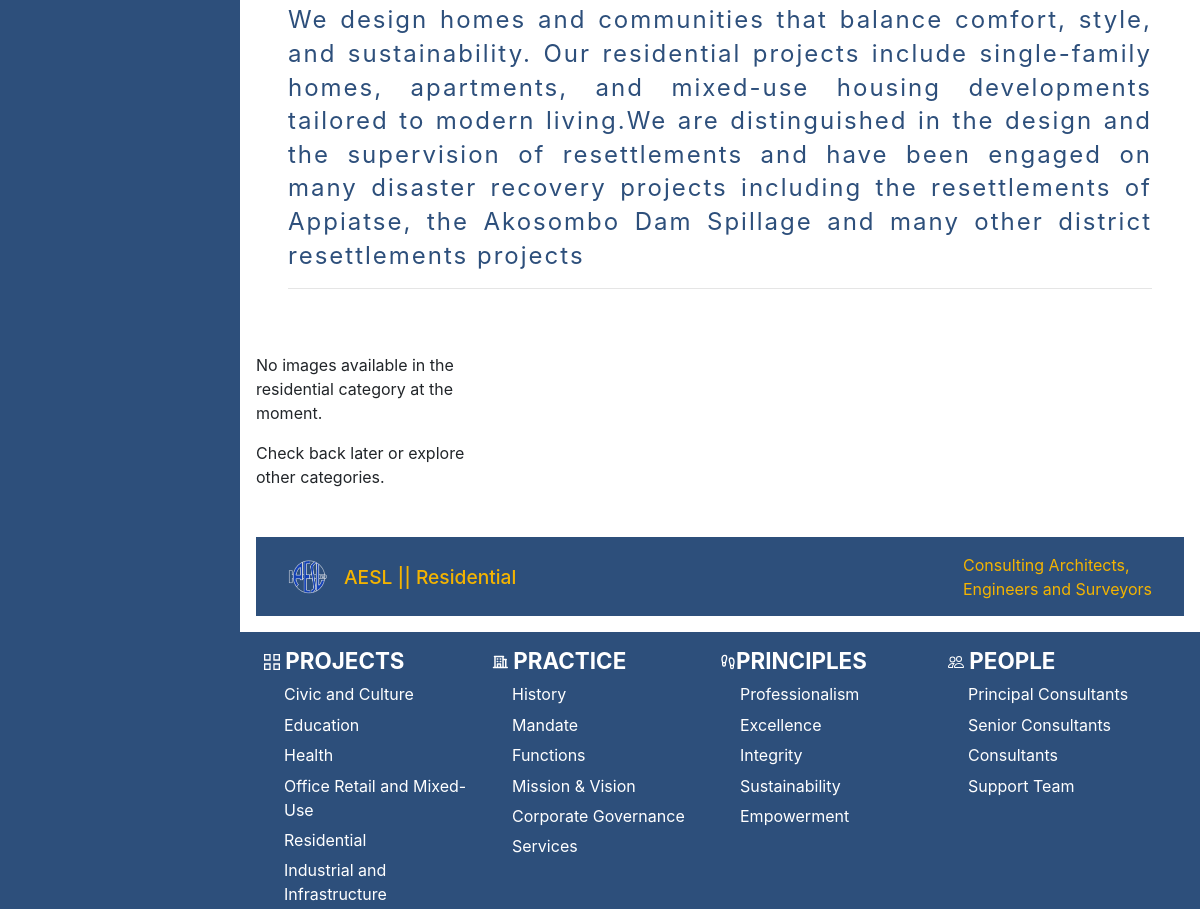
Before: /projects/residential/ (middle part) with the older database file.
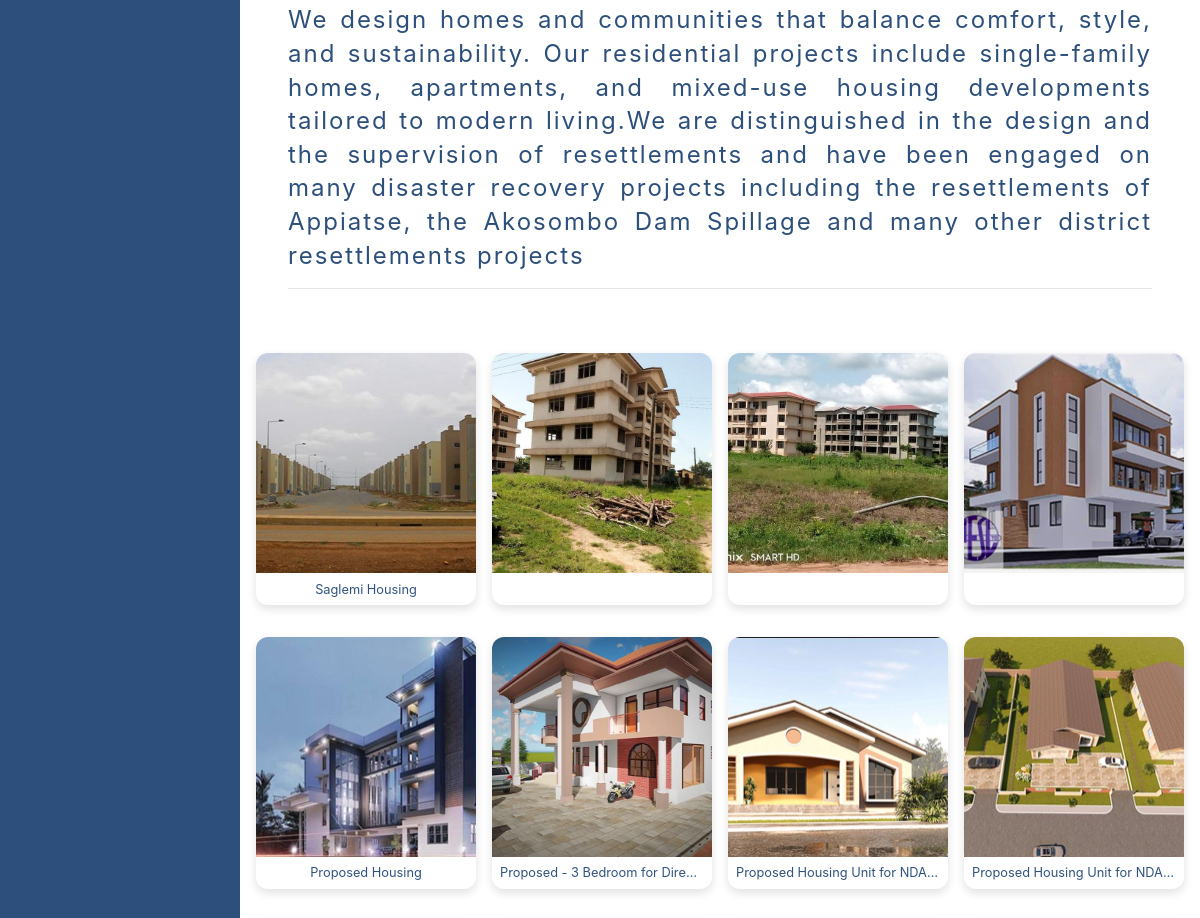
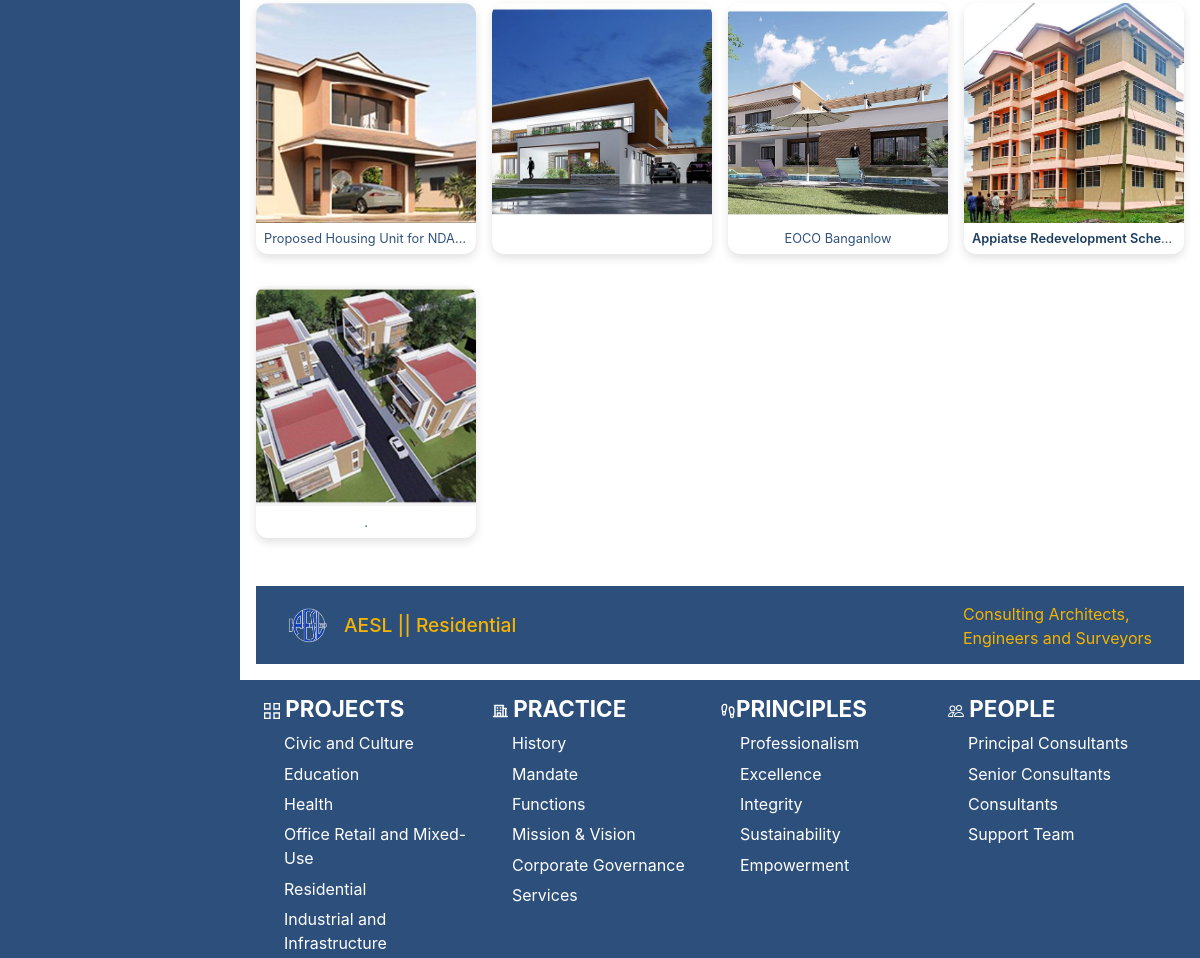
After: the same page with the newer database file (2 pictures, top to bottom).
### frontend/models.py (models this page shows, shortened)
class ProjectGalleryImage(models.Model):
    image = models.ImageField(
        upload_to="projects-gallery/",
        verbose_name="Gallery Image",
        help_text="Upload the main image for the gallery",
        max_length=350,
    )
    related_project = models.ForeignKey(
        Project,
        on_delete=models.SET_NULL,  # or CASCADE — your choice
        null=True,
        blank=True,
        related_name="featured_gallery_images",
        verbose_name="Linked Project (optional)",
        help_text="If this image belongs to one of your projects, link it here. Clicking the image will go to that project page.",
    )
    category = models.CharField(
        max_length=100,
        verbose_name="Category",
        help_text="e.g. Education, Sport and Leisure, Culture, etc.",
        blank=True,
        db_index=True,  # helps with filtering/sorting by category
    )
    alt_text = models.CharField(
        max_length=500,
        verbose_name="Image Alt Text",
        help_text="Descriptive text for accessibility and SEO (screen readers)",
        blank=True,
    )
    uploaded_at = models.DateTimeField(auto_now_add=True, verbose_name="Upload Date")
    is_active = models.BooleanField(
        default=True,
        verbose_name="Visible",
        help_text="Uncheck to hide this image without deleting it",
    )
    class Meta:
        verbose_name = "Project Gallery Image"
        verbose_name_plural = "Project Gallery Images"
        ordering = ["-uploaded_at"]  # newest first
        indexes = [
            models.Index(fields=["category"]),
        ]

class ImageOptimizeMixin:
    IMAGE_MAX_SIZE = (1200, 1200)
    IMAGE_QUALITY = 85

class Project(models.Model, ImageOptimizeMixin):
    title = models.CharField(max_length=200)
    client = models.CharField(max_length=200)
    location = models.CharField(max_length=300, default="Accra")
    picture = models.ImageField(
        upload_to="projects/main_pictures/", blank=True, null=True, max_length=200
    )
    little_text_details = models.TextField()
    project_coordinator = models.CharField(max_length=150)
    project_leaders = models.ManyToManyField(ProjectLeader, related_name="projects")
    other_team_members = models.ManyToManyField(
        ProjectTeamMember, related_name="projects", blank=True
    )
    total_floor_area = models.CharField(max_length=100)
    start_date = models.DateField()
    completed_date = models.DateField(blank=True, null=True)
    job_sheets = models.CharField(max_length=300, blank=True)
    certificate = models.CharField(max_length=300, blank=True)
    category = models.ForeignKey(
        ProjectCategory, on_delete=models.SET_NULL, null=True, related_name="projects"
    )
    created_at = models.DateTimeField(auto_now_add=True)
    slug = models.SlugField(
        max_length=250,
        blank=True,
        help_text="Auto-generated from title for clean URLs",
    )
    def get_absolute_url(self):
        return reverse("project_detail", kwargs={"slug": self.slug})

### frontend/views.py (the view)
# urls.py: path("projects/residential/", ResidentialView.as_view(), name="residential"),
class ResidentialView(View):
    def get(self, request):
        residential_images = ProjectGalleryImage.objects.filter(
            category__iexact="residential",
            is_active=True,  # optional but recommended
        ).order_by("-uploaded_at")  # newest first, or change ordering as you like
        context = {"title": "Residential", "residential_images": residential_images}
        return render(request, "frontend/residential.html", context)

### templates/frontend/residential.html (shortened to what this page needs)
{% extends 'base.html' %} {% load static %} {% block content %}
<section class="projects__text">
    <p>
        We design homes and communities that balance comfort, style, and
        sustainability. Our residential projects include single-family homes,
        apartments, and mixed-use housing developments tailored to modern
        living.We are distinguished in the design and the supervision of
        resettlements and have been engaged on many disaster recovery projects
        including the resettlements of Appiatse, the Akosombo Dam Spillage and
        many other district resettlements projects
    </p>
    <hr />
</section>
<section class="civic__culture-gallery">
    {% if residential_images %}
        {% for image in residential_images %}
            <figure class="culture-card">
                {% if image.related_project and image.related_project.slug %}
                    <a href="{{ image.related_project.get_absolute_url }}" class="gallery-link">
                        <img
                            src="{{ image.image.url }}"
                            alt="{{ image.alt_text|default:image.related_project.title|add:' project image' }}"
                            loading="lazy"
                        />
                    </a>
                {% else %}
                    <img
                        src="{{ image.image.url }}"
                        alt="{{ image.alt_text|default:'industrial infrastructure related project image' }}"
                        loading="lazy"
                    />
                {% endif %}
                <figcaption>
                    {% if image.related_project and image.related_project.slug %}
                        <a href="{{ image.related_project.get_absolute_url }}" class="project-title-link">
                            {{ image.related_project.title }}
                        </a>
                    {% else %}
                        {{ image.alt_text }}
                    {% endif %}
                </figcaption>
            </figure>
        {% endfor %}
    {% else %}
        <div class="no-content">
            <p>No images available in the residential category at the moment.</p>
            <p>Check back later or explore other categories.</p>
        </div>
    {% endif %}
</section>
<section class="page__location">
    <div class="page__flex">
        <img
            src="{% static 'img/aesl_logo.png' %}"
            alt="aesl logo"
            class="info__building-image-large"
        />
        <p>AESL || {{title}}</p>
    </div>
    <p>
        Consulting Architects,<br />
        Engineers and Surveyors
    </p>
</section>
{% endblock content %}

### templates/base.html (shortened to what this page needs)
{% load static %}
<!DOCTYPE html>
<html lang="en">
<head>
  <link rel="stylesheet" href="{% static 'css/main.css' %}" />
  <link
    rel="stylesheet"
    href="https://cdn.jsdelivr.net/npm/bootstrap@4.6.2/dist/css/bootstrap.min.css"
  />
  <link
    rel="stylesheet"
    href="https://cdnjs.cloudflare.com/ajax/libs/font-awesome/6.5.1/css/all.min.css"
  />
  <link
    rel="stylesheet"
    href="https://unpkg.com/nprogress/nprogress.css"
  />
</head>
<body>
  {% include 'partial/navbar.html' %}
  <main class="main-content">
    {% block content %}{% endblock content %}
  </main>
  {% include 'partial/footer.html' %}
</body>
</html>

### templates/partial/navbar.html (shortened to what this page needs)
{% load static %}
<aside class="sidebar">
</aside>

### templates/partial/footer.html (shortened to what this page needs)
{% load static %}
<footer class="site__footer">
    <div class="footer__nav">
        <div>
            <h5>
                <svg
                    stroke="currentColor"
                    fill="currentColor"
                    stroke-width="0"
                    viewBox="0 0 24 24"
                    height="1em"
                    width="1em"
                    xmlns="http://www.w3.org/2000/svg"
                >
                    <path
                        fill="none"
                        stroke-width="2"
                        d="M9,15 L9,23 L1,23 L1,15 L9,15 Z M23,15 L23,23 L15,23 L15,15 L23,15 Z M9,1 L9,9 L1,9 L1,1 L9,1 Z M23,1 L23,9 L15,9 L15,1 L23,1 Z"
                    ></path>
                </svg>
                Projects
            </h5>
            <ul>
                <li>
                    <a href="{% url 'civic_culture' %}">Civic and Culture</a>
                </li>
                <li><a href="{% url 'education' %}">Education</a></li>
                <li><a href="{% url 'health' %}">Health</a></li>
                <li>
                    <a href="{% url 'office_retail' %}"
                        >Office Retail and Mixed-Use</a
                    >
                </li>
                <li><a href="{% url 'residential' %}">Residential</a></li>
                <li>
                    <a href="{% url 'industrial_infrastructure' %}"
                        >Industrial and Infrastructure</a
                    >
                </li>
            </ul>
        </div>
        <div>
            <h5>
                Practice
            </h5>
            <ul>
                <li><a href="{% url 'history' %}">History</a></li>
                <li><a href="{% url 'mandate' %}">Mandate</a></li>
                <li><a href="{% url 'functions' %}">Functions</a></li>
                <li>
                    <a href="{% url 'mission_vision' %}">Mission & Vision</a>
                </li>
                <li>
                    <a href="{% url 'corporate_governance' %}"
                        >Corporate Governance</a
                    >
                </li>
                <li><a href="{% url 'services' %}">Services</a></li>
            </ul>
        </div>
        <div>
            <h5>
                Principles
            </h5>
            <ul>
                <li><a href="{% url 'professional' %}">Professionalism</a></li>
                <li><a href="#">Excellence</a></li>
                <li><a href="#">Integrity</a></li>
                <li><a href="#">Sustainability</a></li>
                <li><a href="#">Empowerment</a></li>
            </ul>
        </div>
        <div>
            <h5>
                People
            </h5>
            <ul>
                <li>
                    <a href="{% url 'principal_consultants' %}"
                        >Principal Consultants</a
                    >
                </li>
                <li>
                    <a href="{% url 'senior_consultants' %}"
                        >Senior Consultants</a
                    >
                </li>
                <li><a href="{% url 'consultants' %}">Consultants</a></li>
                <li><a href="{% url 'support_team' %}">Support Team</a></li>
            </ul>
        </div>
    </div>
</footer>

### static/css/base.css (style rules this page uses)
*, *::before, *::after { margin: 0; padding: 0; box-sizing: border-box; }
:root { --primary-color: #2d4f7b; --secondary-color: #F4B400; --secondary-color-light: #F6BE2C; --text-color: #1a1a1a; --text-base-color: #f1f1f1; --background-color: #f5f5f5; --font-family: "Ubuntu", sans-serif; }
html { font-size: 16px; scroll-behavior: smooth; }
body { font-family: var(--font-family); line-height: 1.6; color: #1a1a1a; background-color: #f9f9f9; }
h1, h2, h3, h4, h5, h6 { font-weight: 600; margin-bottom: 1rem; }
img { max-width: 100%; display: block; }

### static/css/layout.css (style rules this page uses)
.sidebar { width: 20%; background-color: var(--primary-color); position: fixed; height: 100%; overflow-y: auto; padding-top: 20px; padding: 1rem; }
.main-content { margin-left: 20%; }
.page__location { display: flex; align-items: center; justify-content: space-between; background-color: var(--primary-color); color: var(--secondary-color); margin: 1rem 1rem; padding: 1rem 2rem; }
.page__location p { font-size: 1rem; margin-bottom: -0.1rem; }
.page__flex { display: flex; justify-content: center; align-items: center; gap: 1rem; }
.page__location img { width: 40px; height: auto; }
.page__flex p { font-size: 1.2rem; font-weight: 500; }

### static/css/utilities.css (style rules this page uses)
.civic__culture-gallery { display: grid; grid-template-columns: repeat(4, 1fr); gap: 1rem; margin: 2rem auto; padding: 0 1rem; max-width: 1400px; }
.culture-card { background: #fff; border-radius: 12px; overflow: hidden; box-shadow: 0 4px 10px rgba(0, 0, 0, 0.12); transition: all 0.3s ease; display: flex; flex-direction: column; }
.culture-card img { width: 100%; height: 220px; object-fit: cover; object-position: center; background: #f8f9fa; display: block; }
.culture-card figcaption { padding: 0.4rem 0.5rem; font-size: 0.8rem; color: var(--primary-color); text-align: center; border-top: 1px solid rgba(255, 255, 255, 0.15); white-space: nowrap; overflow: hidden; text-overflow: ellipsis; transition: max-height 0.4s ease, background 0.3s ease; max-height: 3.2rem; line-height: 1.4; }
.culture-card figcaption { opacity: 0.98; }
.gallery-link { display: block; text-decoration: none; color: inherit; }
.project-title-link { color: #1a3c5e; text-decoration: none; font-weight: 600; }

### static/css/projects.css (style rules this page uses)
.projects__text { margin-top: 1.5rem; padding: 1rem 3rem; }
.projects__text p { line-height: 1.4; color: var(--primary-color); letter-spacing: 2px; text-align: justify; font-size: 1.5rem; }

### static/css/right-to-information.css (style rules this page uses)
ul { margin-left: 20px; list-style-type: disc; }

### static/css/footer.css (style rules this page uses)
.site__footer { background-color: var(--primary-color); color: #fff; padding: 1rem 1.5rem; margin-left: 20%; }
.footer__nav { display: grid; grid-template-columns: repeat(4, 1fr); place-items: start; }
.footer__nav svg { font-size: 1rem; }
.footer__nav h5 { font-size: 1.4rem; font-weight: 700; text-transform: uppercase; }
.footer__nav ul { list-style: none; }
.footer__nav ul > li { margin-bottom: 0.4rem; }
.footer__nav ul a { color: white; }

Changed rows visible on the page:
added ProjectGalleryImage: image (picture), alt_text "Saglemi Housing"
added ProjectGalleryImage: image (picture)
added ProjectGalleryImage: image (picture)
added ProjectGalleryImage: image (picture)
added ProjectGalleryImage: image (picture), alt_text "Proposed Housing"
added ProjectGalleryImage: image (picture), alt_text "Proposed - 3 Bedroom for Dire…"
added ProjectGalleryImage: image (picture), alt_text "Proposed Housing Unit for NDA…"
added ProjectGalleryImage: image (picture), alt_text "Proposed Housing Unit for NDA…"
added ProjectGalleryImage: image (picture), alt_text "Proposed Housing Unit for NDA…"
added ProjectGalleryImage: image (picture)
added ProjectGalleryImage: image (picture), alt_text "EOCO Banganlow"
added ProjectGalleryImage: image (picture), related_project "Appiatse Redevelopment Sche…"
added ProjectGalleryImage: image (picture), alt_text "."
Other visible differences:
text no longer shown: "No images available in the residential category at the moment. Check back later or explore other categories."
